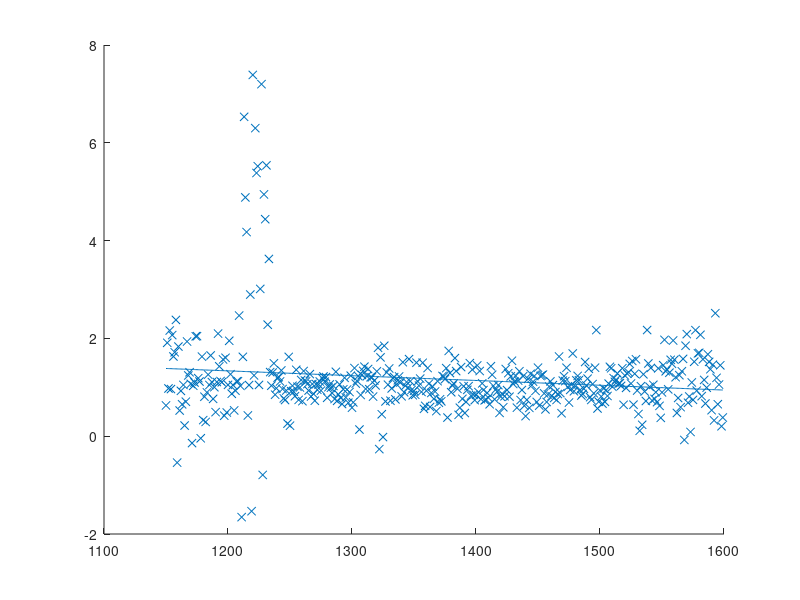

The MATLAB script that drew this image:
clear;
clc;
load quasar_train.csv;
X0 = quasar_train(1, :)';
train = quasar_train(2:end, :);
Y0 = train(1,:)';

m=length(X0);

X=[X0, ones(m,1)];
Y=Y0;

theta=inv(X'*X)*X'*Y0;

y=theta(1,1)*X+theta(2,1);
y=y(:,1);

scatter(X0,Y0,'x');
hold on
plot(X0,y);
hold off